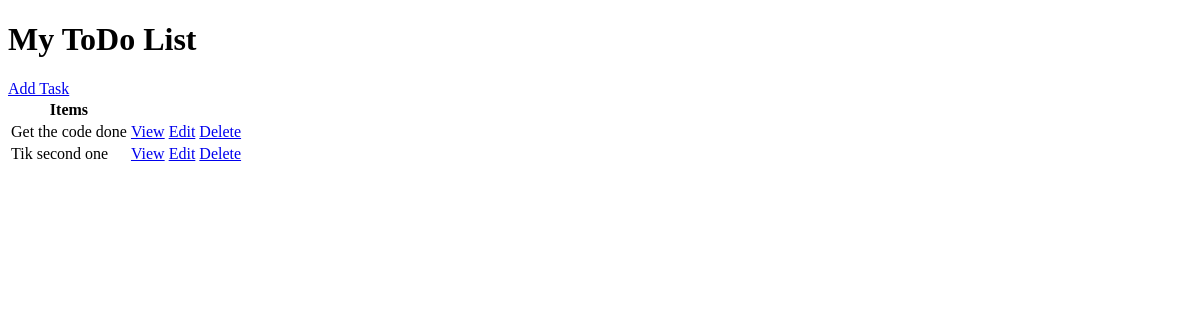
The app's page /, older data.
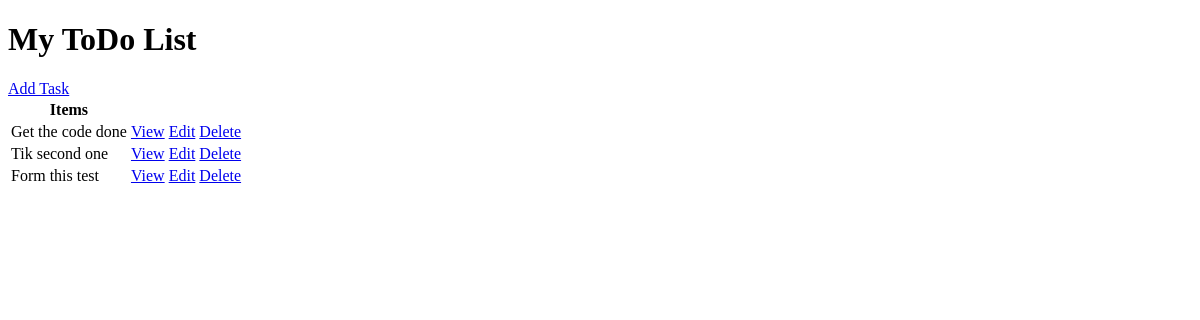
The same page, newer data.
### tasks/models.py (models this page shows, shortened)
class Task(models.Model):
    user = models.ForeignKey(User, on_delete=models.CASCADE, null=True, blank=True)
    title= models.CharField(max_length=200)
    description = models.TextField(null=True, blank=True)
    created_at = models.DateTimeField(auto_now_add=True)
    is_completed = models.BooleanField(default=False)
    class Meta:
        ordering = ['is_completed']

### tasks/views.py (the view)
# urls.py: path('',TaskList.as_view(), name='tasks'),
class TaskList(ListView):
    model = Task
    context_object_name ='tasks'

### tasks/templates/tasks/task_list.html (shortened to what this page needs)
<!DOCTYPE html>
<html lang="en">
<head>
</head>
<body>
    <h1>My ToDo List</h1>
    <a href="{% url "task-create" %}">Add Task</a>
    <table>
        <tr>
            <th>Items</th>
            <th></th>
        </tr>
        {% for task in tasks %}
            <tr>
                <td>{{task.title}}</td>
                <td><a href="{% url "task" task.id %}">View</a></td>
                <td><a href="{% url "task-update" task.id %}">Edit</a></td>
                <td><a href="{% url "task-delete" task.id %}">Delete</a></td>
            </tr>
        {% empty %}
            <h3>No items in list</h3>
        {% endfor %}
    </table>
</body>
</html>

Row changes from the older to the newer data that the page shows:
added Task: title "Form this test"
